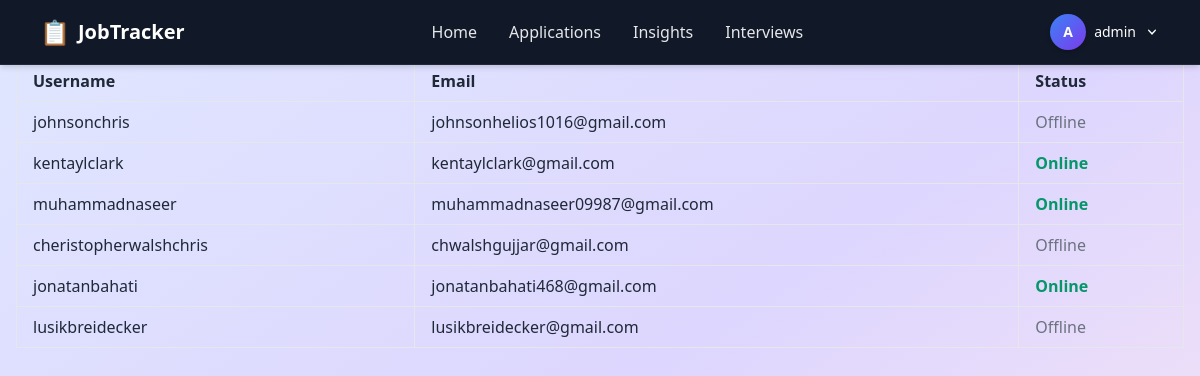
Page /user-status/ (signed in) on the committed database.
### jobs/models.py (models this page shows, shortened)
class UserProfile(models.Model):
    user = models.OneToOneField(User, on_delete=models.CASCADE)
    profile_picture = models.ImageField(upload_to='profile_pics/', blank=True, null=True)
    phone_number = models.CharField(max_length=20, blank=True, null=True)
    is_online = models.BooleanField(default=False)
    is_approved = models.BooleanField(default=False)

### jobs/views.py (the view)
# urls.py: path('user-status/', views.user_status_view, name='user_status'),
@login_required
def user_status_view(request):
    approval_check = check_approval(request)
    if approval_check:
        return approval_check
    if not request.user.is_superuser:
        return HttpResponseForbidden("You are not authorized to view this page.")
    profiles = UserProfile.objects.select_related('user')
    return render(request, 'jobs/user_status.html', {'profiles': profiles})

### jobs/views.py (called while the page is built)
def check_approval(request):
    if not request.user.is_staff and not request.user.userprofile.is_approved:
        return HttpResponseForbidden("⚠️ Your account is pending admin approval.")

### jobs/templates/jobs/user_status.html
{% extends 'base.html' %}
{% block content %}
<div class="p-4">
  <h2 class="text-xl font-bold mb-4">User Login Status</h2>
  <table class="w-full border">
    <thead>
      <tr>
        <th class="border px-4 py-2 text-left">Username</th>
        <th class="border px-4 py-2 text-left">Email</th>
        <th class="border px-4 py-2 text-left">Status</th>
      </tr>
    </thead>
    <tbody>
      {% for profile in profiles %}
        <tr>
          <td class="border px-4 py-2">{{ profile.user.username }}</td>
          <td class="border px-4 py-2">{{ profile.user.email }}</td>
          <td class="border px-4 py-2">
            {% if profile.is_online %}
              <span class="text-green-600 font-semibold">Online</span>
            {% else %}
              <span class="text-gray-500">Offline</span>
            {% endif %}
          </td>
        </tr>
      {% endfor %}
    </tbody>
  </table>
</div>
{% endblock %}

### jobs/templates/base.html (shortened to what this page needs)
<!DOCTYPE html>
{% load static %}
<html lang="en">
<head>
    <link rel="stylesheet" href="https://unpkg.com/cal-heatmap/dist/cal-heatmap.css">
    <link href="https://cdn.jsdelivr.net/npm/tailwindcss@2.2.19/dist/tailwind.min.css" rel="stylesheet">
    <link rel="stylesheet" href="https://unpkg.com/tippy.js@6/dist/tippy.css" />
</head>
<body class="min-h-screen bg-gradient-to-br from-indigo-100 via-purple-200 to-pink-100 font-sans text-gray-800">
    {% include 'jobs/_navbar.html' %}
    {% block content %}{% endblock %}
</body>
</html>

### jobs/templates/jobs/_navbar.html (shortened to what this page needs)
{% load file_extras %}
<nav class="fixed top-0 left-0 w-full z-50 backdrop-blur-md bg-gray-900 text-white border-b border-gray-800 shadow-md">
  <div class="max-w-7xl mx-auto flex items-center justify-between px-6 lg:px-10 h-16">
    <a href="/" class="flex items-center space-x-2 text-white font-bold text-xl">
      <span class="text-2xl">📋</span>
      <span>JobTracker</span>
    </a>
    <div class="hidden md:flex items-center space-x-8 text-[15px] font-medium">
      <a href="{% url 'home' %}" class="nav-item {% if request.path == '/' %}active{% endif %}">Home</a>
      <a href="{% url 'applications' %}" class="nav-item {% if 'applications' in request.path and not 'charts' in request.path %}active{% endif %}">Applications</a>
      <a href="{% url 'application_charts' %}" class="nav-item {% if 'charts' in request.path %}active{% endif %}">Insights</a>
      <a href="{% url 'interviews_user' %}" class="nav-item {% if request.path|slice:":11" == "/interviews" %}active{% endif %}">Interviews</a>
    </div>
    {% if user.is_authenticated %}
    <div class="relative group">
      <button id="userMenuBtn" type="button" class="flex items-center gap-2 text-sm font-medium text-white hover:text-blue-400 transition duration-200">
        {% if user.userprofile.profile_picture and user.userprofile.profile_picture.url|file_exists %}
          <img src="{{ user.userprofile.profile_picture.url }}" class="w-9 h-9 rounded-full object-cover border-2 border-white shadow-md" alt="Avatar" />
        {% else %}
          <div class="w-9 h-9 rounded-full bg-gradient-to-br from-blue-500 to-purple-600 flex items-center justify-center text-white text-sm font-bold shadow-md">
            {{ user.username|first|upper }}
          </div>
        {% endif %}
        <span class="hidden sm:inline">{{ user.username }}</span>
        <svg class="w-4 h-4 transform transition-transform group-hover:rotate-180" fill="currentColor" viewBox="0 0 20 20">
          <path fill-rule="evenodd" d="M5.23 7.21a.75.75 0 011.06.02L10 10.94l3.71-3.71a.75.75 0 111.06 1.06L10.53 13.28a.75.75 0 01-1.06 0L5.25 8.29a.75.75 0 01-.02-1.06z" clip-rule="evenodd"/>
        </svg>
      </button>
    </div>
    {% endif %}
  </div>
</nav>

### jobs/templates/jobs/_navbar.html (style rules this page uses)
.nav-item { position: relative; color: #e5e7eb; padding: 0.25rem 0; transition: color 0.2s ease; }
.nav-item::after { content: ''; position: absolute; bottom: -4px; left: 0; height: 2px; width: 0; background-color: #3b82f6; transition: width 0.3s ease; }

### rows in the picture
UserProfile: user.username "johnsonchris", user.email "johnsonhelios1016@gmail.com", is_online "Offline"
UserProfile: user.username "kentaylclark", user.email "kentaylclark@gmail.com", is_online "Online"
UserProfile: user.username "muhammadnaseer", user.email "muhammadnaseer09987@gmail.com", is_online "Online"
UserProfile: user.username "cheristopherwalshchris", user.email "chwalshgujjar@gmail.com", is_online "Offline"
UserProfile: user.username "jonatanbahati", user.email "jonatanbahati468@gmail.com", is_online "Online"
UserProfile: user.username "lusikbreidecker", user.email "lusikbreidecker@gmail.com", is_online "Offline"

### other values in the picture
{{ user.username|first|upper }} "A"
{{ user.username }} "admin"
